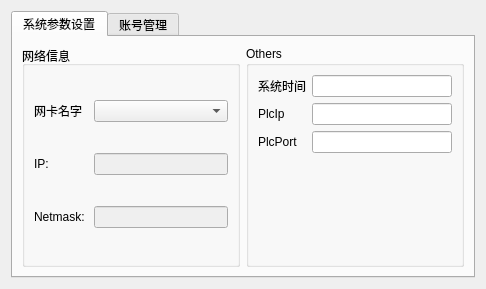
<?xml version="1.0" encoding="UTF-8"?>
<ui version="4.0">
 <class>SystemManagementWidget</class>
 <widget class="QWidget" name="SystemManagementWidget">
  <property name="geometry">
   <rect>
    <x>0</x>
    <y>0</y>
    <width>486</width>
    <height>249</height>
   </rect>
  </property>
  <property name="windowTitle">
   <string>Form</string>
  </property>
  <layout class="QVBoxLayout" name="verticalLayout">
   <item>
    <widget class="QTabWidget" name="tabWidget">
     <property name="currentIndex">
      <number>0</number>
     </property>
     <widget class="QWidget" name="tab">
      <attribute name="title">
       <string>系统参数设置</string>
      </attribute>
      <layout class="QHBoxLayout" name="horizontalLayout_2">
       <item>
        <widget class="QGroupBox" name="groupBox">
         <property name="title">
          <string>网络信息</string>
         </property>
         <layout class="QGridLayout" name="gridLayout">
          <item row="0" column="2">
           <widget class="QComboBox" name="networkNameComboBox"/>
          </item>
          <item row="0" column="0">
           <widget class="QLabel" name="label_8">
            <property name="text">
             <string>网卡名字</string>
            </property>
           </widget>
          </item>
          <item row="1" column="2">
           <widget class="QLineEdit" name="ipLineEdit">
            <property name="enabled">
             <bool>false</bool>
            </property>
           </widget>
          </item>
          <item row="2" column="0" colspan="2">
           <widget class="QLabel" name="label_6">
            <property name="text">
             <string>Netmask:</string>
            </property>
           </widget>
          </item>
          <item row="2" column="2">
           <widget class="QLineEdit" name="netmaskLineEdit">
            <property name="enabled">
             <bool>false</bool>
            </property>
           </widget>
          </item>
          <item row="1" column="0" colspan="2">
           <widget class="QLabel" name="label_5">
            <property name="text">
             <string>IP:</string>
            </property>
           </widget>
          </item>
         </layout>
        </widget>
       </item>
       <item>
        <widget class="QGroupBox" name="groupBox_2">
         <property name="title">
          <string>Others</string>
         </property>
         <layout class="QFormLayout" name="formLayout">
          <item row="0" column="0">
           <widget class="QLabel" name="label_12">
            <property name="text">
             <string>系统时间</string>
            </property>
           </widget>
          </item>
          <item row="0" column="1">
           <widget class="QLineEdit" name="timeLineEdit"/>
          </item>
          <item row="1" column="0">
           <widget class="QLabel" name="label_4">
            <property name="text">
             <string>PlcIp</string>
            </property>
           </widget>
          </item>
          <item row="1" column="1">
           <widget class="QLineEdit" name="plcIpLineEdit"/>
          </item>
          <item row="2" column="0">
           <widget class="QLabel" name="label_7">
            <property name="text">
             <string>PlcPort</string>
            </property>
           </widget>
          </item>
          <item row="2" column="1">
           <widget class="QLineEdit" name="plcPortLineEdit"/>
          </item>
         </layout>
        </widget>
       </item>
      </layout>
     </widget>
     <widget class="QWidget" name="tab_2">
      <attribute name="title">
       <string>账号管理</string>
      </attribute>
      <layout class="QHBoxLayout" name="horizontalLayout">
       <item>
        <widget class="QGroupBox" name="groupBox_3">
         <property name="title">
          <string>密码更改</string>
         </property>
         <layout class="QVBoxLayout" name="verticalLayout_2">
          <item>
           <widget class="QLabel" name="label_3">
            <property name="sizePolicy">
             <sizepolicy hsizetype="Preferred" vsizetype="Fixed">
              <horstretch>0</horstretch>
              <verstretch>0</verstretch>
             </sizepolicy>
            </property>
            <property name="text">
             <string>确认密码：</string>
            </property>
            <property name="buddy">
             <cstring>lineEdit_3</cstring>
            </property>
           </widget>
          </item>
          <item>
           <widget class="QLineEdit" name="lineEdit"/>
          </item>
          <item>
           <widget class="QLabel" name="label_2">
            <property name="sizePolicy">
             <sizepolicy hsizetype="Preferred" vsizetype="Fixed">
              <horstretch>0</horstretch>
              <verstretch>0</verstretch>
             </sizepolicy>
            </property>
            <property name="text">
             <string>新密码：</string>
            </property>
            <property name="buddy">
             <cstring>lineEdit_2</cstring>
            </property>
           </widget>
          </item>
          <item>
           <widget class="QLineEdit" name="lineEdit_2">
            <property name="frame">
             <bool>true</bool>
            </property>
           </widget>
          </item>
          <item>
           <widget class="QLabel" name="label">
            <property name="sizePolicy">
             <sizepolicy hsizetype="Preferred" vsizetype="Fixed">
              <horstretch>0</horstretch>
              <verstretch>0</verstretch>
             </sizepolicy>
            </property>
            <property name="text">
             <string>旧密码：</string>
            </property>
            <property name="buddy">
             <cstring>lineEdit</cstring>
            </property>
           </widget>
          </item>
          <item>
           <widget class="QLineEdit" name="lineEdit_3"/>
          </item>
          <item>
           <widget class="QDialogButtonBox" name="buttonBox">
            <property name="standardButtons">
             <set>QDialogButtonBox::Cancel|QDialogButtonBox::Ok</set>
            </property>
           </widget>
          </item>
         </layout>
        </widget>
       </item>
      </layout>
     </widget>
    </widget>
   </item>
  </layout>
 </widget>
 <resources/>
 <connections/>
</ui>
